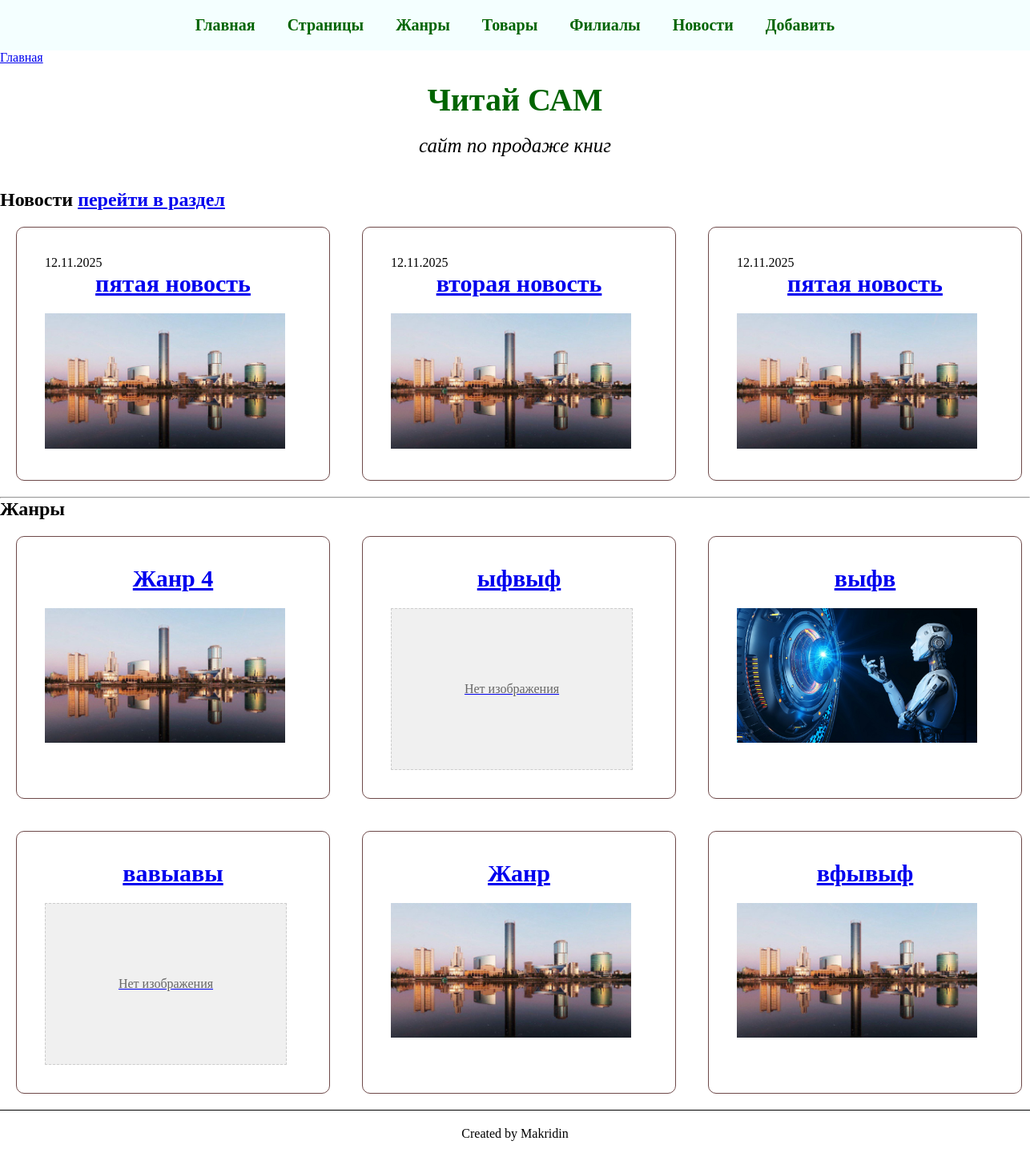
The app's page /, older data.
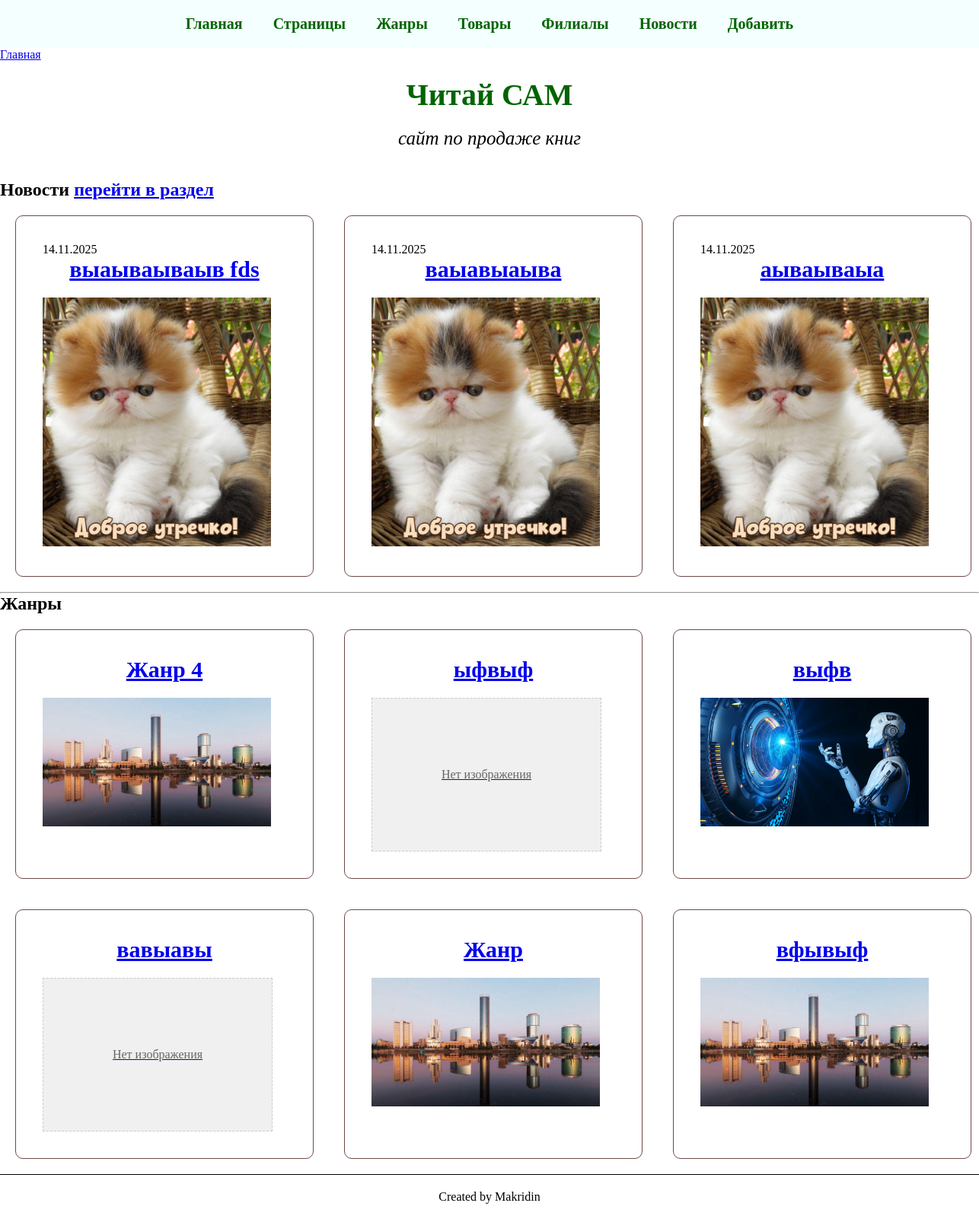
The same page, newer data.
### core/models.py (models this page shows, shortened)
class News(models.Model):
    name = models.CharField(max_length=1500, verbose_name='Название новости')
    desc = models.CharField(max_length=5000, verbose_name='Описание новости')
    text = RichTextField(verbose_name='Содержание', blank=True)
    created_at = models.DateTimeField(auto_now_add=True, verbose_name='Дата создания')
    cover_image = models.ImageField(
        upload_to=BookFileRenamer.rename_cover,
        verbose_name='Обложка новости',
        blank=True,
        null=True
    )
    url = models.CharField(
        max_length=255,
        verbose_name='URL',
        blank=True,
        unique=True,
        help_text='URL (генерируется автоматически)'
    )
    class Meta:
        verbose_name = 'Новость'
        verbose_name_plural = 'Новости'

class Genre(models.Model):
    name = models.CharField(max_length=255, verbose_name='Название жанра')
    cover_image = models.ImageField(
        upload_to=BookFileRenamer.rename_cover,
        verbose_name='Обложка книги',
        blank=True,
        null=True
    )
    url = models.CharField(
        max_length=255,
        verbose_name='URL',
        blank=True,
        unique=True,
        help_text='URL (генерируется автоматически)'
    )
    class Meta:
        verbose_name = 'Жанр'
        verbose_name_plural = 'Жанры'

### core/views.py (the view)
# urls.py: path('', main),
def main(request):
    news_list_db = News.objects.all().order_by('-created_at')[:3]
    context = get_base_context()
    context.update({
        'news_list': news_list_db,
    })
    return render(request, 'main.html', context)

### core/models.py (called while the page is built)
    def get_full_url(self):
        if self.parent:
            return f"{self.parent.get_full_url()}/{self.url}"
        return self.url

### core/views.py (called while the page is built)
def get_base_context():
    return {
        'title_template': 'Читай САМ',
        'root_pages': Page.objects.filter(parent__isnull=True, is_active=True).order_by('order'),
        'genres_list': Genre.objects.all()
    }

### templates/main.html (shortened to what this page needs)
{% extends 'base_tpl.html' %}
{% block content %}
<h2>Новости <a href="/news/">перейти в раздел</a></h2>
        <div class="product-grid">
            {% for news in news_list %}
            <div class="product-card">
                <div class="product-info">
                    <p>{{ news.created_at|date:"d.m.Y" }}</p>
                    <a href="/news/{{ news.url }}">
                    <h3 class="product-title">{{ news.name }}</h3>
                    <img class="one_genre" src="/media/{{ news.cover_image }}" >
                    </a>
                </div>
            </div>
            {% endfor %}
        </div>
<hr />
<h2>Жанры</h2>
        <div class="product-grid">
            {% for genre in genres_list %}
            <div class="product-card">
                <div class="product-info">
                    <a href="/genres/{{ genre.url }}-{{ genre.id }}">
                        <h3 class="product-title">{{ genre.name }}</h3>
                        {% if genre.cover_image %}
                        <img class="one_genre" src="/media/{{ genre.cover_image }}" alt="{{ genre.name }}">
                        {% else %}
                        <div class="no-image">Нет изображения</div>
                        {% endif %}
                    </a>
                </div>
            </div>
            {% endfor %}
        </div>
{% endblock %}

### templates/base_tpl.html (shortened to what this page needs)
{% load static %}
<!DOCTYPE html>
<html lang="ru">
<head>
    <link rel="stylesheet" href="{% static 'css/style.css' %}">
</head>
<body>
    <header class="mainh">
        <nav>
            <ul class="menu">
                <li class="menu-elem"><a href="/">Главная</a></li>
                <li class="menu-elem"><a href="#">Страницы</a>
                </li>
                <li class="menu-elem"><a href="#">Жанры</a>
                </li>
                <li class="menu-elem"><a href="/products/">Товары</a></li>
                <li class="menu-elem"><a href="/branch/">Филиалы</a></li>
                <li class="menu-elem"><a href="#">Новости</a>
                </li>
                <li class="menu-elem"><a href="#">Добавить</a>
                </li>
            </ul>
        </nav>
        <div aria-label="breadcrumb">
            <ol class="breadcrumb">
                <li class="breadcrumb-item"><a href="/">Главная</a></li>
            </ol>
        </div>
        <section class="info">
            <h1 id="info">{{ title_template }}</h1>
            <p>сайт по продаже книг</p>
        </section>
    </header>
    <main class="main">
        {% block content %}
        {% endblock %}
    </main>
    <footer>
        <div class="footer">
            Created by Makridin
        </div>
    </footer>
</body>
</html>

### static/css/style.css (style rules this page uses)
* { margin: 0; padding: 0; }
nav { background-color:rgba(240, 255, 255, 0.7); }
.menu { list-style: none; padding: 0; margin: 0; display: flex; justify-content: center; align-items: center; }
.menu-elem { margin: 0; }
.menu-elem a { display: block; text-decoration: none; padding: 20px; color: darkgreen; font-size: 20px; font-weight: 700; transition: all 500ms ease; }
.info { text-align: center; padding: 20px 20px; max-width: 400px; margin: auto; background: rgba(255, 255, 255, 0.7); }
.info h1 { margin-bottom: 20px; color: darkgreen; font-size: 40px; }
.info p { font-style: italic; margin-bottom: 20px; font-size: 25px; }
footer { border-top: 1px solid #000; }
.footer { padding:20px 0; text-align: center; }
.main { align-items: start; }
.product-grid { display: grid; grid-template-columns: repeat(3, 1fr); }
.product-card { border: 1px solid #6e4949; border-radius: 10px; margin: 20px; padding: 20px; }
.product-card img { width: 300px; margin-right: 20px; }
.product-info { padding: 15px; }
.one_genre { max-width: 350px; }
.product-title { text-align: center; padding: 0 0 20px; font-size: 30px; }
.no-image { width: 300px; height: 200px; background-color: #f0f0f0; display: flex; align-items: center; justify-content: center; color: #666; border: 1px dashed #ccc; }

Row changes from the older to the newer data that the page shows:
no longer on this page (row unchanged): News: created_at "12.11.2025", name "пятая новость", cover_image (picture)
no longer on this page (row unchanged): News: created_at "12.11.2025", name "вторая новость", cover_image (picture)
no longer on this page (row unchanged): News: created_at "12.11.2025", name "пятая новость", cover_image (picture)
added News: created_at "14.11.2025", name "выаываываыв fds", cover_image (picture)
added News: created_at "14.11.2025", name "ваыавыаыва", cover_image (picture)
added News: created_at "14.11.2025", name "аываываыа", cover_image (picture)
